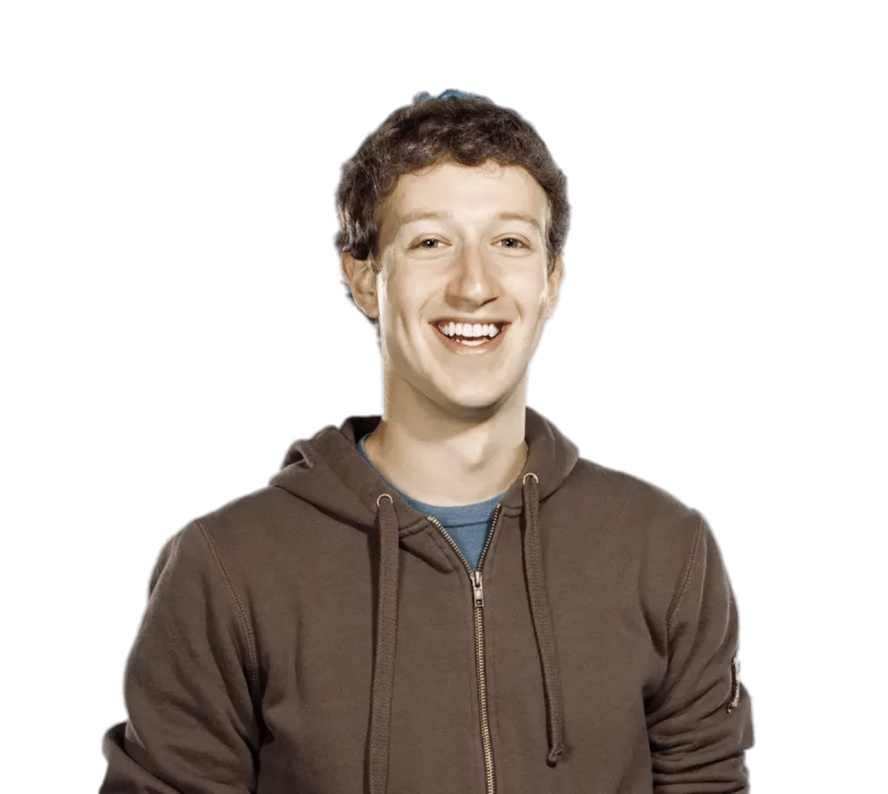
#> input picture Face Detection/img15.jpg, 888 x 794 px, shrunk from 1414 x 1264 before the run
$ jupyter execute FaceDetection.ipynb
#> lines starting #> are read from the running program, lines starting #| are printed output that depends on the picture
[cell 1]
import cv2

[cell 2]
cascade = cv2.CascadeClassifier('haarcascade/haarcascade_profileface.xml')        # Load the cascade

[cell 3]
img = cv2.imread('img15.jpg')        # Read the input image
#> img is the input picture: shape (794, 888, 3); mean B, G, R 190.4, 195, 201.8

[cell 4]
img

[cell 5]
gray = cv2.cvtColor(img, cv2.COLOR_BGR2GRAY)        # Convert into grayscale
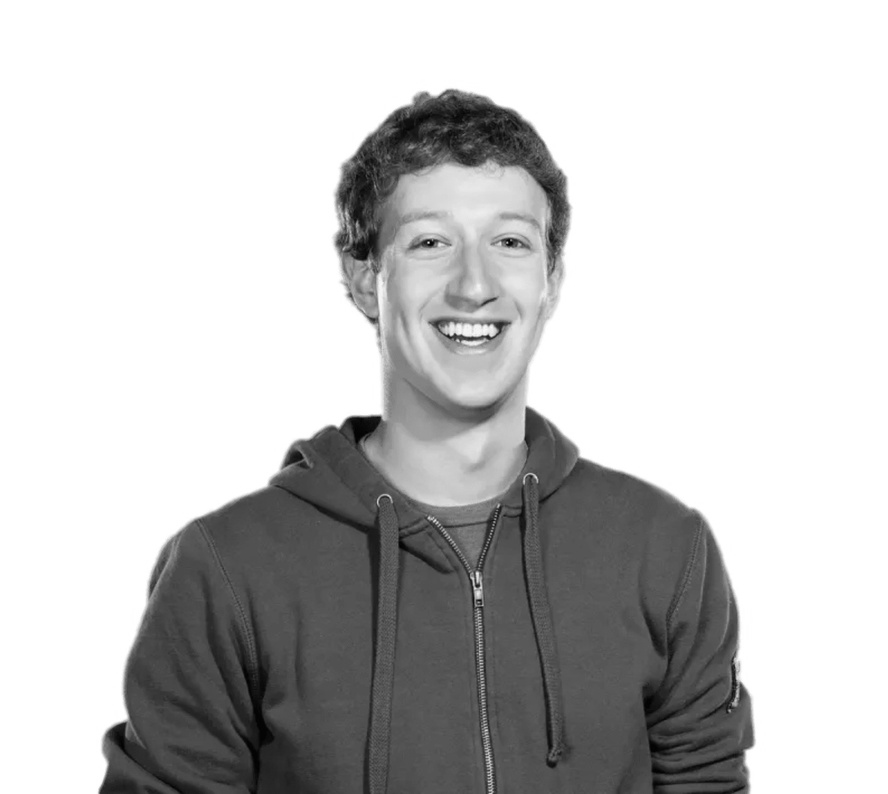
#> gray: shape (794, 888); min 1, max 255, mean 196.5

[cell 6]
gray

[cell 7]
profile_face = cascade.detectMultiScale(img, 1.1, 4)         # Detect faces
#> profile_face = ()

[cell 8]
for (x, y, w, h) in profile_face:      # Draw rectangle around the faces
    cv2.rectangle(img, (x, y), (x+w, y+h), (255, 0, 0), 2)
#> this loop made 0 passes

[cell 9]
cv2.imshow('img', img)      # Display the output
cv2.waitKey()
#> Out = 27


$ run again, with Face Detection/img22.jpg copied over Face Detection/img15.jpg
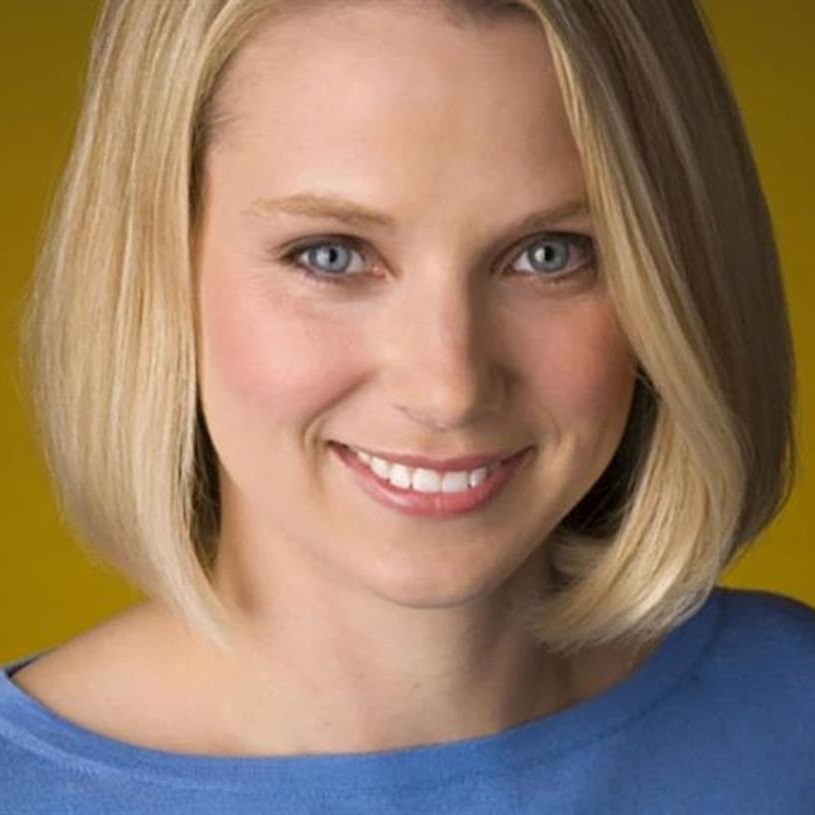
#> input picture Face Detection/img22.jpg, 815 x 815 px
#> img is the input picture: shape (815, 815, 3); mean B, G, R 101.1, 123.7, 151
#> `gray = cv2.cvtColor(img, cv2.COLOR_BGR2GRAY)`:
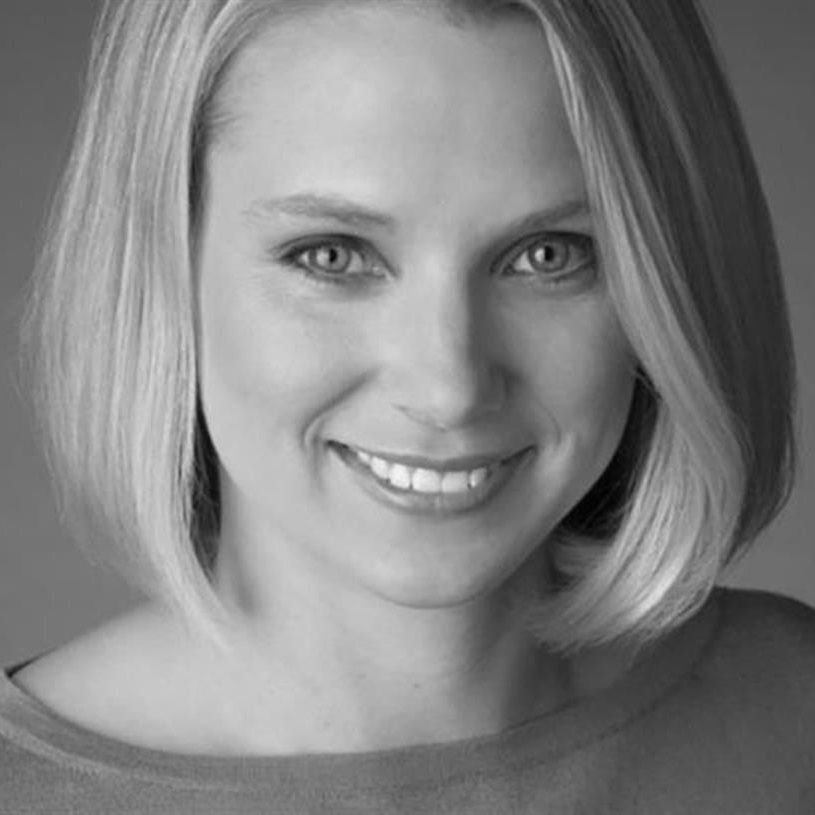
#> gray: shape (815, 815); min 1, max 245, mean 129.3
#> profile_face = ()
#> Out = 27

$ run again, with Face Detection/img39.jpg copied over Face Detection/img15.jpg
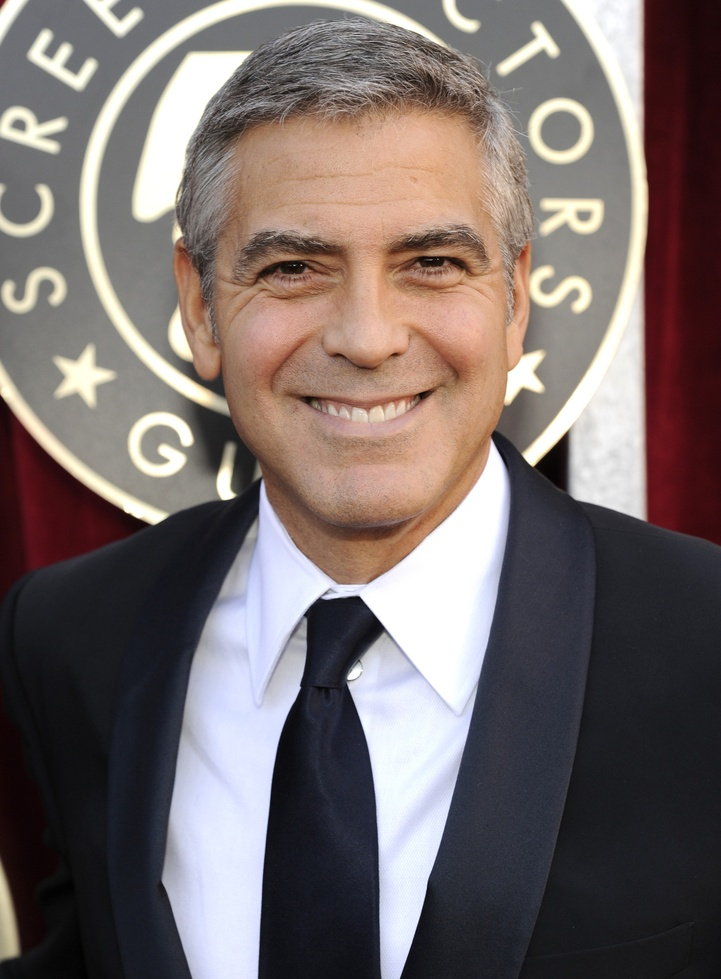
#> input picture Face Detection/img39.jpg, 721 x 979 px, shrunk from 1507 x 2048 before the run
#> img is the input picture: shape (979, 721, 3); mean B, G, R 106.3, 107.8, 118.8
#> `gray = cv2.cvtColor(img, cv2.COLOR_BGR2GRAY)`:
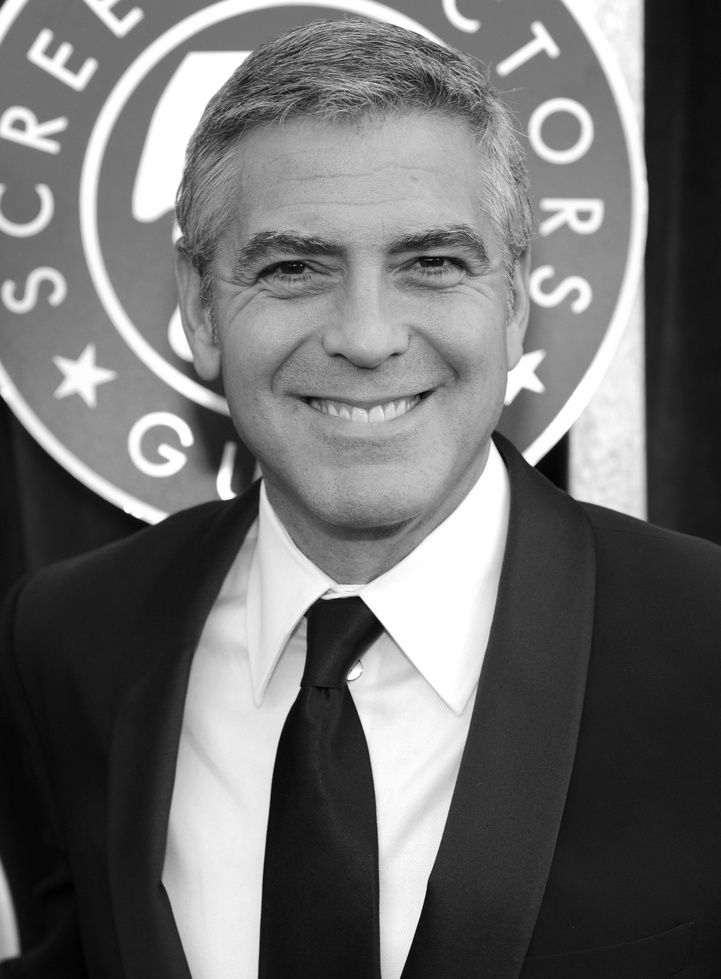
#> gray: shape (979, 721); min 1, max 255, mean 110.9
#> profile_face = ()
#> Out = 27

$ run again, with Face Detection/img49.jpg copied over Face Detection/img15.jpg
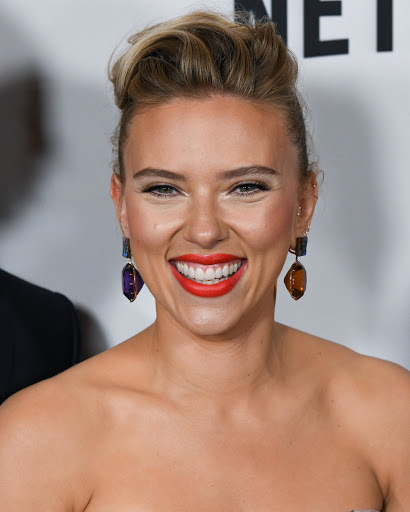
#> input picture Face Detection/img49.jpg, 410 x 512 px
#> img is the input picture: shape (512, 410, 3); mean B, G, R 121.3, 133.2, 159.8
#> `gray = cv2.cvtColor(img, cv2.COLOR_BGR2GRAY)`:
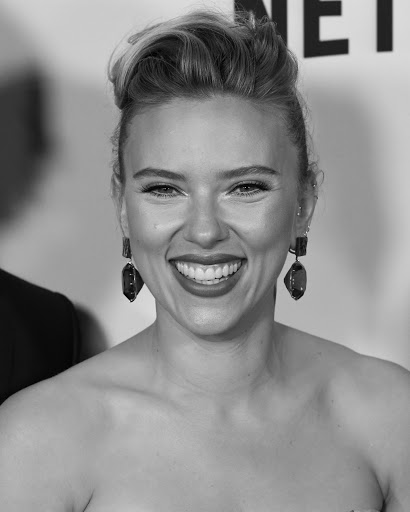
#> gray: shape (512, 410); min 0, max 240, mean 139.8
#> profile_face = ()
#> Out = 27
